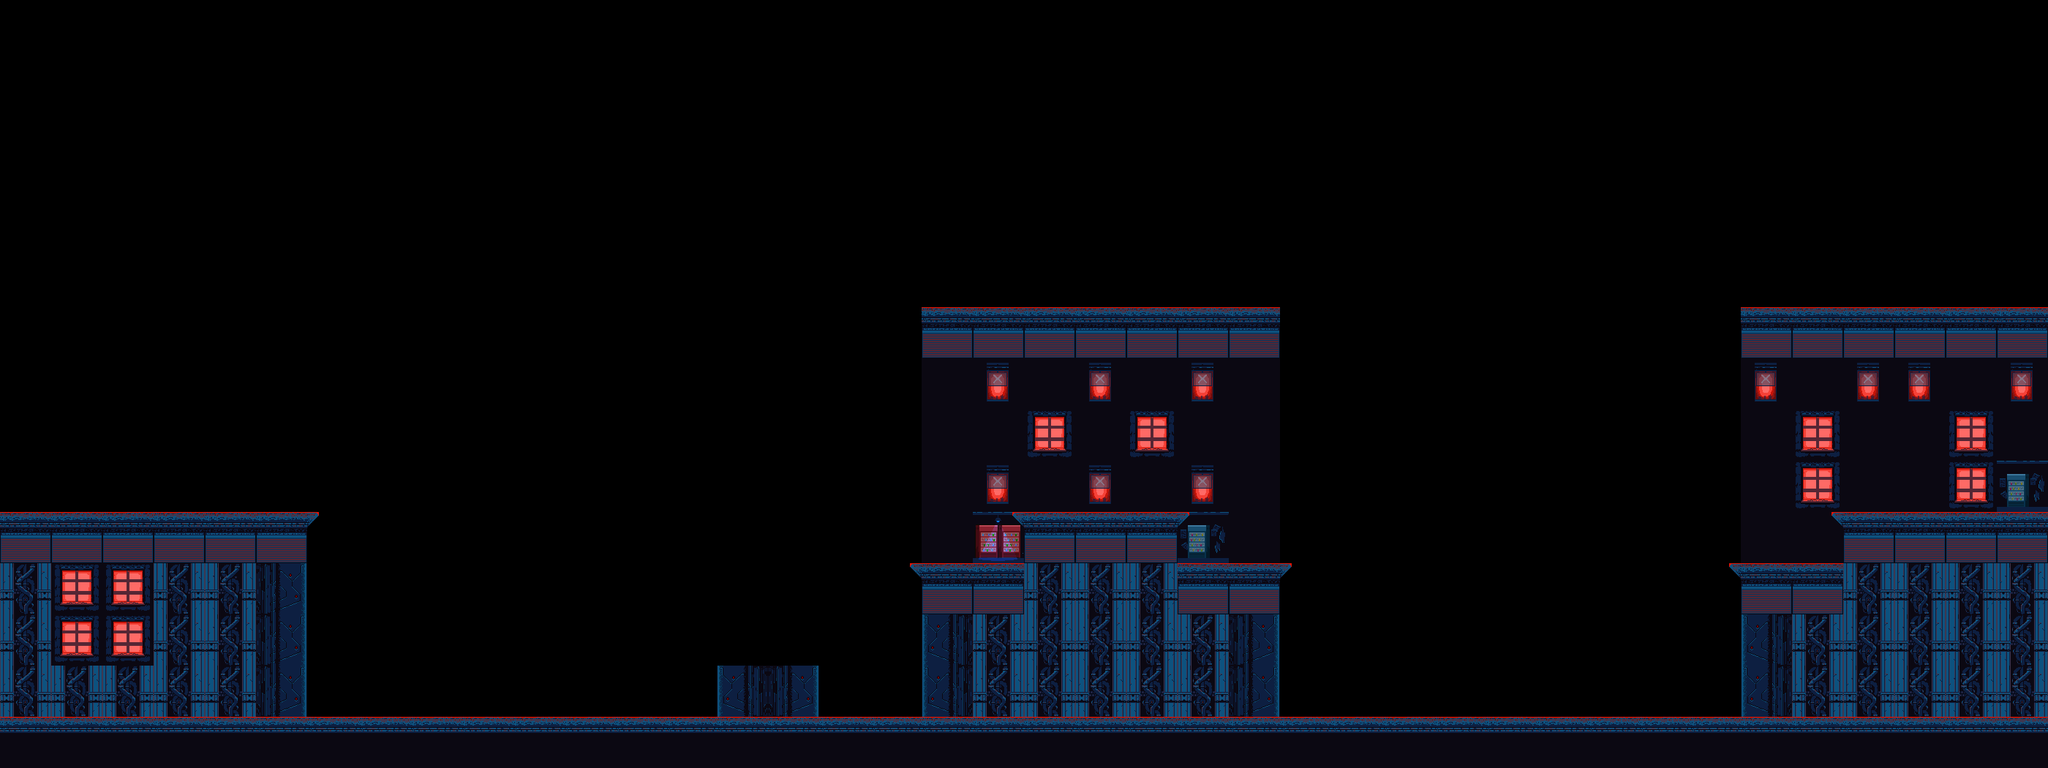

A level layout from a 2D game, rendered from its tile map. Below: a short description, then the map file with its tile-grid data intact:
An orthogonal 40x15 tile map with 70x70 px tiles, 3 tile layers (Ground, BackgroundStuff, Acc).

<map version="1.5" tiledversion="1.6.0" orientation="orthogonal" renderorder="right-down" width="40" height="15" tilewidth="70" tileheight="70" infinite="0" nextlayerid="4" nextobjectid="1">
 <editorsettings>
  <export target="Level1Re.json" format="json" />
 </editorsettings>
 <tileset firstgid="1" source="Tiles.tsx" />
 <layer id="1" name="Ground" width="40" height="15">
  <data encoding="csv">
0,0,0,0,0,0,0,0,0,0,0,0,0,0,0,0,0,0,0,0,0,0,0,0,0,0,0,0,0,0,0,0,0,0,0,0,0,0,0,0,
0,0,0,0,0,0,0,0,0,0,0,0,0,0,0,0,0,0,0,0,0,0,0,0,0,0,0,0,0,0,0,0,0,0,0,0,0,0,0,0,
0,0,0,0,0,0,0,0,0,0,0,0,0,0,0,0,0,0,0,0,0,0,0,0,0,0,0,0,0,0,0,0,0,0,0,0,0,0,0,0,
0,0,0,0,0,0,0,0,0,0,0,0,0,0,0,0,0,0,0,0,0,0,0,0,0,0,0,0,0,0,0,0,0,0,0,0,0,0,0,0,
0,0,0,0,0,0,0,0,0,0,0,0,0,0,0,0,0,0,0,0,0,0,0,0,0,0,0,0,0,0,0,0,0,0,0,0,0,0,0,0,
0,0,0,0,0,0,0,0,0,0,0,0,0,0,0,0,0,0,0,0,0,0,0,0,0,0,0,0,0,0,0,0,0,0,0,0,0,0,0,0,
0,0,0,0,0,0,0,0,0,0,0,0,0,0,0,0,0,0,7,7,7,7,7,7,7,0,0,0,0,0,0,0,0,0,7,7,7,7,7,7,
0,0,0,0,0,0,0,0,0,0,0,0,0,0,0,0,0,0,0,0,0,0,0,0,0,0,0,0,0,0,0,0,0,0,0,0,0,0,0,0,
0,0,0,0,0,0,0,0,0,0,0,0,0,0,0,0,0,0,0,0,0,0,0,0,0,0,0,0,0,0,0,0,0,0,0,0,0,0,0,0,
0,0,0,0,0,0,0,0,0,0,0,0,0,0,0,0,0,0,0,0,0,0,0,0,0,0,0,0,0,0,0,0,0,0,0,0,0,0,0,0,
14,14,14,14,14,17,0,0,0,0,0,0,0,0,0,0,0,0,0,0,14,14,14,0,0,0,0,0,0,0,0,0,0,0,0,0,14,14,14,14,
9,13,13,9,9,17,0,0,0,0,0,0,0,0,0,0,0,0,22,14,9,9,9,14,17,0,0,0,0,0,0,0,0,0,22,14,9,9,9,9,
9,13,13,9,9,17,0,0,0,0,0,0,0,0,0,0,0,0,22,9,9,9,9,9,17,0,0,0,0,0,0,0,0,0,22,9,9,9,9,9,
9,9,9,9,9,17,0,0,0,0,0,0,0,0,22,17,0,0,22,9,9,9,9,9,17,0,0,0,0,0,0,0,0,0,22,9,9,9,9,9,
12,12,12,12,12,12,12,12,12,12,12,12,12,12,12,12,12,12,12,12,12,12,12,12,12,12,12,12,12,12,12,12,12,12,12,12,12,12,12,12
</data>
 </layer>
 <layer id="2" name="BackgroundStuff" width="40" height="15">
  <data encoding="csv">
0,0,0,0,0,0,0,0,0,0,0,0,0,0,0,0,0,0,0,0,0,0,0,0,0,0,0,0,0,0,0,0,0,0,0,0,0,0,0,0,
0,0,0,0,0,0,0,0,0,0,0,0,0,0,0,0,0,0,0,0,0,0,0,0,0,0,0,0,0,0,0,0,0,0,0,0,0,0,0,0,
0,0,0,0,0,0,0,0,0,0,0,0,0,0,0,0,0,0,0,0,0,0,0,0,0,0,0,0,0,0,0,0,0,0,0,0,0,0,0,0,
0,0,0,0,0,0,0,0,0,0,0,0,0,0,0,0,0,0,0,0,0,0,0,0,0,0,0,0,0,0,0,0,0,0,0,0,0,0,0,0,
0,0,0,0,0,0,0,0,0,0,0,0,0,0,0,0,0,0,0,0,0,0,0,0,0,0,0,0,0,0,0,0,0,0,0,0,0,0,0,0,
0,0,0,0,0,0,0,0,0,0,0,0,0,0,0,0,0,0,0,0,0,0,0,0,0,0,0,0,0,0,0,0,0,0,0,0,0,0,0,0,
0,0,0,0,0,0,0,0,0,0,0,0,0,0,0,0,0,0,7,7,7,7,7,7,7,0,0,0,0,0,0,0,0,0,7,7,7,7,7,7,
0,0,0,0,0,0,0,0,0,0,0,0,0,0,0,0,0,0,2,19,2,19,2,19,2,0,0,0,0,0,0,0,0,0,19,2,19,19,2,19,
0,0,0,0,0,0,0,0,0,0,0,0,0,0,0,0,0,0,2,2,13,2,13,2,2,0,0,0,0,0,0,0,0,0,2,13,2,2,13,2,
0,0,0,0,0,0,0,0,0,0,0,0,0,0,0,0,0,0,2,19,2,19,2,19,2,0,0,0,0,0,0,0,0,0,2,13,2,2,13,20,
7,7,7,7,7,7,8,0,0,0,0,0,0,0,0,0,0,0,2,18,7,7,7,20,2,0,0,0,0,0,0,0,0,0,2,2,7,7,7,7,
0,0,0,0,0,0,0,0,0,0,0,0,0,0,0,0,0,6,7,7,0,0,0,7,7,8,0,0,0,0,0,0,0,6,7,7,0,0,0,0,
0,0,0,0,0,0,0,0,0,0,0,0,0,0,0,0,0,0,0,0,0,0,0,0,0,0,0,0,0,0,0,0,0,0,0,0,0,0,0,0,
0,0,0,0,0,0,0,0,0,0,0,0,0,0,0,0,0,0,0,0,0,0,0,0,0,0,0,0,0,0,0,0,0,0,0,0,0,0,0,0,
0,0,0,0,0,0,0,0,0,0,0,0,0,0,0,0,0,0,0,0,0,0,0,0,0,0,0,0,0,0,0,0,0,0,0,0,0,0,0,0
</data>
 </layer>
 <layer id="3" name="Acc" width="40" height="15">
  <data encoding="csv">
0,0,0,0,0,0,0,0,0,0,0,0,0,0,0,0,0,0,0,0,0,0,0,0,0,0,0,0,0,0,0,0,0,0,0,0,0,0,0,0,
0,0,0,0,0,0,0,0,0,0,0,0,0,0,0,0,0,0,0,0,0,0,0,0,0,0,0,0,0,0,0,0,0,0,0,0,0,0,0,0,
0,0,0,0,0,0,0,0,0,0,0,0,0,0,0,0,0,0,0,0,0,0,0,0,0,0,0,0,0,0,0,0,0,0,0,0,0,0,0,0,
0,0,0,0,0,0,0,0,0,0,0,0,0,0,0,0,0,0,0,0,0,0,0,0,0,0,0,0,0,0,0,0,0,0,0,0,0,0,0,0,
0,0,0,0,0,0,0,0,0,0,0,0,0,0,0,0,0,0,0,0,0,0,0,0,0,0,0,0,0,0,0,0,0,0,0,0,0,0,0,0,
0,0,0,0,0,0,0,0,0,0,0,0,0,0,0,0,0,0,0,0,0,0,0,0,0,0,0,0,0,0,0,0,0,0,0,0,0,0,0,0,
0,0,0,0,0,0,0,0,0,0,0,0,0,0,0,0,0,0,0,0,0,0,0,0,0,0,0,0,0,0,0,0,0,0,0,0,0,0,0,0,
0,0,0,0,0,0,0,0,0,0,0,0,0,0,0,0,0,0,0,0,0,0,0,0,0,0,0,0,0,0,0,0,0,0,0,0,0,0,0,0,
0,0,0,0,0,0,0,0,0,0,0,0,0,0,0,0,0,0,0,0,0,0,0,0,0,0,0,0,0,0,0,0,0,0,0,0,0,0,0,0,
0,0,0,0,0,0,0,0,0,0,0,0,0,0,0,0,0,0,0,0,0,0,0,0,0,0,0,0,0,0,0,0,0,0,0,0,0,0,0,0,
0,0,0,0,0,0,0,0,0,0,0,0,0,0,0,0,0,0,0,6,0,0,0,8,0,0,0,0,0,0,0,0,0,0,0,6,0,0,0,0,
0,0,0,0,0,0,0,0,0,0,0,0,0,0,0,0,0,0,0,0,0,0,0,0,0,0,0,0,0,0,0,0,0,0,0,0,0,0,0,0,
0,0,0,0,0,0,0,0,0,0,0,0,0,0,0,0,0,0,0,0,0,0,0,0,0,0,0,0,0,0,0,0,0,0,0,0,0,0,0,0,
0,0,0,0,0,0,0,0,0,0,0,0,0,0,0,0,0,0,0,0,0,0,0,0,0,0,0,0,0,0,0,0,0,0,0,0,0,0,0,0,
0,0,0,0,0,0,0,0,0,0,0,0,0,0,0,0,0,0,0,0,0,0,0,0,0,0,0,0,0,0,0,0,0,0,0,0,0,0,0,0
</data>
 </layer>
</map>
